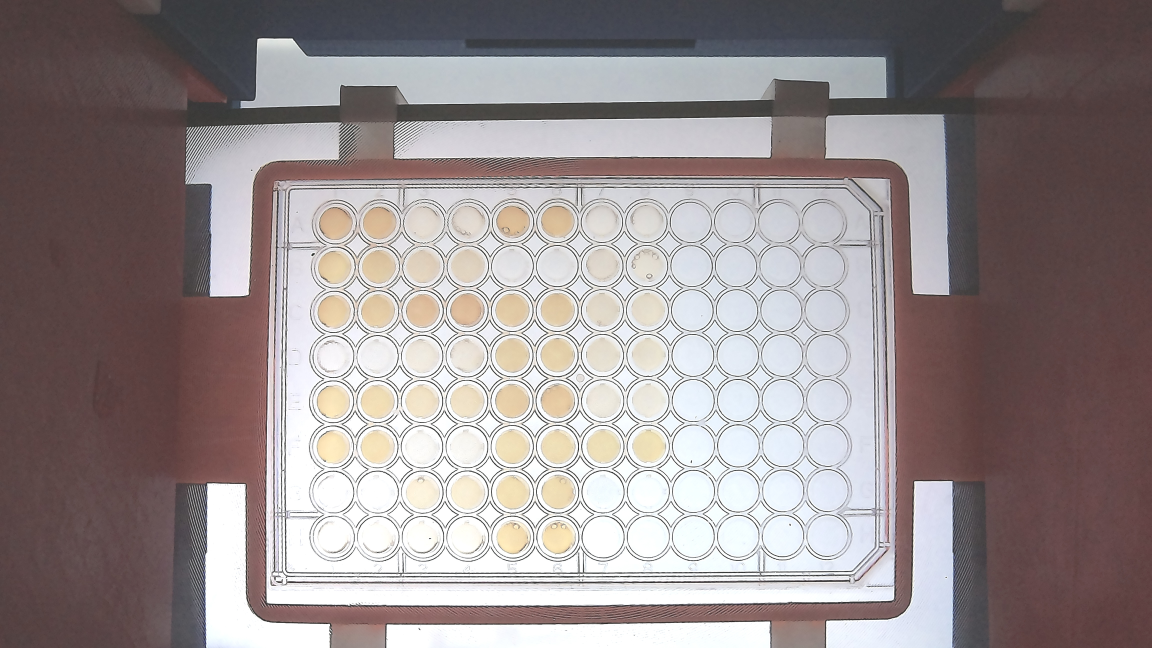
#> input picture EC_test.jpeg, 4608 x 2592 px (shown at 1/4 size)
$ python -i segmentations_utils.py   (imports and definitions only)
#> lines starting #> are read from the running program, lines starting #| are printed output that depends on the picture; after the words box and inside, x2 and y2 are one past the last pixel; in counts of white or black regions, pixels touching at a corner belong together
import numpy as np
import cv2
import os
from pathlib import Path
from PIL import Image
from pillow_heif import register_heif_opener
from scipy.cluster.hierarchy import linkage, fcluster

# Register HEIC opener for PIL
# This is necessary for handling HEIC images which are common in iPhone captures and not supported by OpenCV normally
# [1 line not run here, left out]

ROWS = 8
COLUMNS = 12

#remove outliers from the data using IQR method
def remove_outliers(data, m=1.5):
    Q1 = np.percentile(data, 25)
    Q3 = np.percentile(data, 75)
    IQR = Q3 - Q1
    lower_bound = Q1 - m * IQR
    upper_bound = Q3 + m * IQR
    return data[(data >= lower_bound) & (data <= upper_bound)]

def refine_grid(circles):
    circles = np.uint16(np.around(circles))[:, :]

    # Compute average radius
    radii = [circle[2] for circle in circles]
    average_radius = int(0.8 * sum(radii) / len(radii)) if radii else 0

    # Cluster to find 8 rows
    y_coords = circles[:, 1].reshape(-1, 1)
    Z_y = linkage(y_coords, method='ward')
    row_labels = fcluster(Z_y, ROWS, criterion='maxclust')

    # Compute row averages
    row_averages = []
    for label in sorted(np.unique(row_labels)):
        row_circles = circles[row_labels == label]

        # Remove outliers from average calculation
        filtered_rows = remove_outliers(row_circles[:, 1])
        if len(filtered_rows) > 0:
            avg_y = int(np.mean(filtered_rows))
            row_averages.append(avg_y)

    # Cluster to find 12 columns
    x_coords = circles[:, 0].reshape(-1, 1)
    Z_x = linkage(x_coords, method='ward')
    col_labels = fcluster(Z_x, COLUMNS, criterion='maxclust')

    # Compute column averages
    column_averages = []
    for label in sorted(np.unique(col_labels)):
        col_circles = circles[col_labels == label]

        # Remove outliers from average calculation
        filtered_cols = remove_outliers(col_circles[:, 0])
        if len(filtered_cols) > 0:
            avg_x = int(np.mean(filtered_cols))
            column_averages.append(avg_x)

    row_averages.sort()
    column_averages.sort()

    # Return average x and y for columns and rows and shrink average radius
    return row_averages, column_averages, int(average_radius)

def convert_heic_to_jpg(image_path):
    """
    Converts a HEIC image to JPEG format.

    Args:
        image_path (str): Path to the HEIC image.

    Returns:
        str: Path to the converted JPEG image.
    """
    heic_image = Image.open(image_path)
    jpeg_path = Path(image_path).with_suffix(".jpg")
    heic_image.save(jpeg_path, "JPEG")
    return str(jpeg_path)

# Linear transformation functions for RGB values in phone-captured images without backlighting (imaging box)
def adjust_red(red): return -1.5 * red + 390

def adjust_green(green): return 0.286 * green + 125.714

def adjust_blue(blue): return 1.111 * blue + 28.888

def adjust_lighting(image):
    """
    Adjusts lighting of phone-captured images using adjustment functions.

    Args:
        image (array): Image array.

    Returns:
        array: Adjusted image array.
    """
    image_rgb = cv2.cvtColor(image, cv2.COLOR_BGR2RGB)
    adjusted = image_rgb.copy()

    # Adjust RGB values of each pixel following linear transformations
    adjusted[:, :, 0] = np.vectorize(adjust_red)(image_rgb[:, :, 0])
    adjusted[:, :, 1] = np.vectorize(adjust_green)(image_rgb[:, :, 1])
    adjusted[:, :, 2] = np.vectorize(adjust_blue)(image_rgb[:, :, 2])
    adjusted_bgr = cv2.cvtColor(adjusted, cv2.COLOR_RGB2BGR)

    return adjusted_bgr

def segment_image(image_path, output_folder, isUpload=True):
    """
    Segments wells from the provided image and saves the segmented wells to the output folder.
    If the input image is in HEIC format, it is first converted to JPEG.

    Args:
        image_path (str): Path to the input image.
        output_folder (str): Path to save the segmented wells.

    Returns:
        List of file paths to the segmented well images.
    """
#> called with image_path = '../EC_test.jpeg', output_folder = 'out.png', isUpload = True
    image_path = Path(image_path)
    if image_path.suffix.lower() == ".heic":
        print(f"Converting HEIC image: {image_path}")
        image_path = Path(convert_heic_to_jpg(image_path))

    image = cv2.imread(str(image_path))
#> image is the input picture: shape (2592, 4608, 3); mean B, G, R 141.3, 140.7, 150.4
    if image is None:
        raise ValueError(f"Could not read the image at {image_path}")

    gray_image = cv2.cvtColor(image, cv2.COLOR_BGR2GRAY)
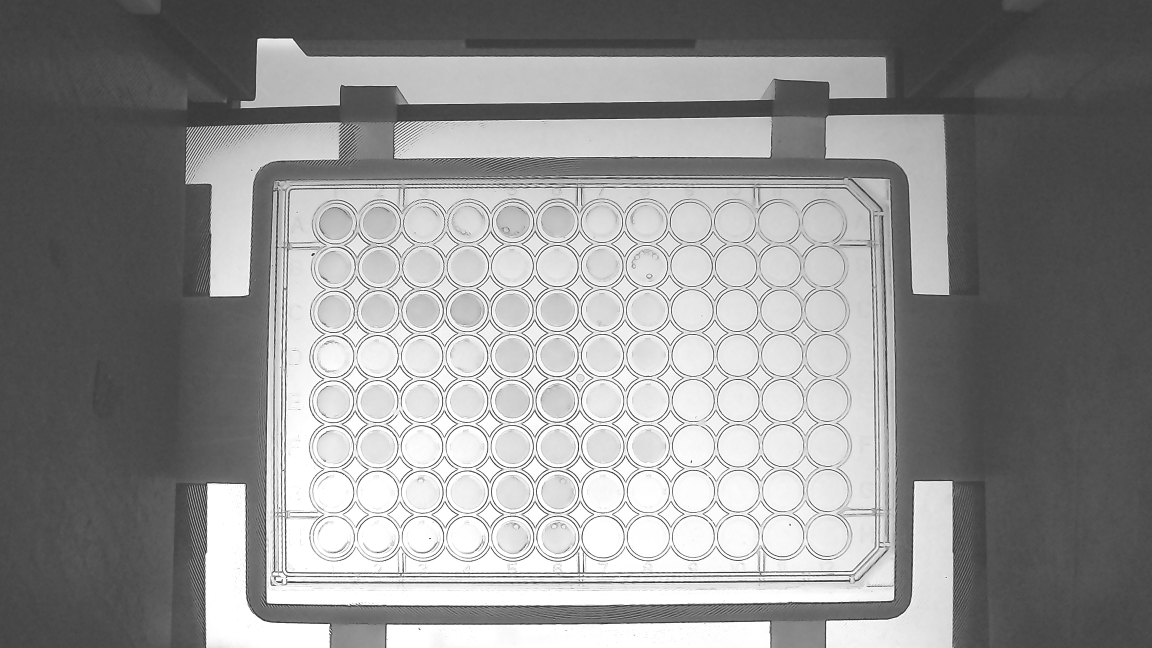
#> gray_image: shape (2592, 4608) (shown at 1/4 size); min 0, max 255, mean 143.7
    if not isUpload:
        image = adjust_lighting(image)

    # Use Hough Circle Transform to detect circles
    circles = cv2.HoughCircles(
        gray_image, cv2.HOUGH_GRADIENT, dp=1, minDist=140, param1=29, param2=29,
        minRadius=70, maxRadius=90
    )
#> circles = 102 rows, first 8: [2230.5, 1967.5, 86.1], [1867.5, 1786.5, 82.6], [2409.5, 1241.5, 81.7], [2591.5, 1602.5, 82.8], [2411.5, 1785.5, 82.8], [2592.5, 1784.5, 85.7], [2768.5, 1241.5, 81.7], [1509.5, 1425.5, 81.7]

    if circles is not None:
        # Format circles and group into rows in columns
        circles = np.uint16(np.around(circles))
#> circles = 102 rows, first 8: [2230, 1968, 86], [1868, 1786, 83], [2410, 1242, 82], [2592, 1602, 83], [2412, 1786, 83], [2592, 1784, 86], [2768, 1242, 82], [1510, 1426, 82]
        unique_circles = set((i[0], i[1], i[2]) for i in circles[0, :])
#> unique_circles = 102 items
        rows, columns, radius = refine_grid(list(unique_circles))
#> in refine_grid, `circles = np.uint16(np.around(circles))[:, :]`: circles = 102 rows, first 8: [2046, 1246, 82], [1870, 1420, 82], [2592, 1784, 86], [1690, 2146, 84], [2050, 1064, 85], [2410, 1242, 82], [1694, 1242, 82], [2590, 1064, 80]
#> in refine_grid, `radii = [circle[2] for circle in circles]`: radii = 102 values, max 89 at index 52, min 72 at index 75, mean 82.76
#> in refine_grid, `average_radius = int(0.8 * sum(radii) / len(radii)) if radii else 0`: average_radius = 66
#> in refine_grid, `y_coords = circles[:, 1].reshape(-1, 1)`: y_coords = 102 values, max 2392 at index 76, min 572 at index 77, mean 1483.4
#> in refine_grid, `Z_y = linkage(y_coords, method='ward')`: Z_y = 101 rows, first 6: [0, 87, 0, 2], [1, 41, 0, 2], [2, 83, 0, 2], [3, 16, 0, 2], [4, 7, 0, 2], [5, 6, 0, 2]
#> in refine_grid, `row_labels = fcluster(Z_y, ROWS, criterion='maxclust')`: row_labels = 102 values, max 8 at index 4, min 1 at index 9, mean 4.52
#> the loop in refine_grid, `for label in sorted(np.unique(row_labels)):` made 8 passes
#> (Q1 in remove_outliers, Q3 in remove_outliers, IQR in remove_outliers, lower_bound in remove_outliers, upper_bound in remove_outliers, filtered_rows, avg_y) on passes 6 to 7: (1420, 1422, 2, 1417, 1425, [1420, 1422, 1420, 1422, 1422, 1420, 1422, 1422, 1420, 1420], 1421), (1240, 1242, 2, 1237, 1245, [1242, 1242, 1240, 1242, 1240, 1242, 1242, 1240, 1240, 1242], 1241)
#> (Q1 in remove_outliers, Q3 in remove_outliers, IQR in remove_outliers, lower_bound in remove_outliers, upper_bound in remove_outliers, avg_y) on passes 1, 2, 3, 4, 5, 8: (1602, 1604, 2, 1599, 1607, 1603), (1783.5, 1786.5, 3, 1779, 1791, 1785), (1966, 1968, 2, 1963, 1971, 1967), (2146, 2148, 2, 2143, 2151, 2146), (816, 890, 74, 705, 1001, 864), (1064, 1069, 5, 1056.5, 1076.5, 1067)
#> after the loop in refine_grid, `for label in sorted(np.unique(row_labels)):`: row_averages = [1603, 1785, 1967, 2146, 864, 1421, 1241, 1067]
#> in refine_grid, `x_coords = circles[:, 0].reshape(-1, 1)`: x_coords = 102 values, max 3560 at index 76, min 1208 at index 27, mean 2313.6
#> in refine_grid, `Z_x = linkage(x_coords, method='ward')`: Z_x = 101 rows, first 6: [0, 67, 0, 2], [1, 13, 0, 2], [2, 51, 0, 2], [3, 61, 0, 2], [4, 16, 0, 2], [5, 28, 0, 2]
#> in refine_grid, `col_labels = fcluster(Z_x, COLUMNS, criterion='maxclust')`: col_labels = 102 values, max 12 at index 14, min 1 at index 1, mean 6.35
#> the loop in refine_grid, `for label in sorted(np.unique(col_labels)):` made 12 passes
#> (Q1 in remove_outliers, Q3 in remove_outliers, IQR in remove_outliers, lower_bound in remove_outliers, upper_bound in remove_outliers, filtered_cols, avg_x) on passes 1 to 7: (1869.5, 1870.5, 1, 1868, 1872, [1870, 1870, 1870, 1868, 1870, 1872], 1870), (2046, 2050, 4, 2040, 2056, [2046, 2050, 2050, 2050, 2048, 2048, 2048, 2046], 2048), (1332.5, 1337.5, 5, 1325, 1345, [1332, 1334, 1338, 1336, 1334, 1336, 1330], 1334), (1690, 1692, 2, 1687, 1695, [1690, 1694, 1688, 1688, 1690, 1690, 1690, 1692], 1690), (1509.5, 1514, 4.5, 1502.8, 1520.8, [1508, 1512, 1514, 1510, 1514, 1516, 1508, 1510], 1511), (3301, 3308, 7, 3290.5, 3318.5, [3304, 3300, 3300, 3308, 3292, 3308, 3306, 3308], 3303), (3123, 3130, 7, 3112.5, 3140.5, [3120, 3130, 3124, 3130, 3126, 3132, 3130], 3127)
#> after the loop in refine_grid, `for label in sorted(np.unique(col_labels)):`: column_averages = [1870, 2048, 1334, 1690, 1511, 3303, 3127, 2948, 2591, 2770, 2409, 2228]
#> rows = [864, 1067, 1241, 1421, 1603, 1785, 1967, 2146]; columns = [1334, 1511, 1690, 1870, 2048, 2228, 2409, 2591, 2770, 2948, 3127, 3303]; radius = 66

        row_index = 1
        column_index = 1
        for y in rows:
            for x in columns:
                # Create a mask with circle
                mask = np.zeros_like(image, dtype=np.uint8)
                cv2.circle(mask, (x, y), radius, (255, 255, 255), -1)
                masked_circle = cv2.bitwise_and(image, mask)

                # Crop into square
                x_min = max(x - radius, 0)
                x_max = min(x + radius, image.shape[1])
                y_min = max(y - radius, 0)
                y_max = min(y + radius, image.shape[0])
                cropped_circle = masked_circle[y_min:y_max, x_min:x_max]

                # Convert background (outside the circle) to transparent
                alpha_channel = cv2.cvtColor(cropped_circle, cv2.COLOR_BGR2GRAY)
                _, alpha_channel = cv2.threshold(alpha_channel, 1, 255, cv2.THRESH_BINARY)
                b, g, r = cv2.split(cropped_circle)
                circle_with_alpha = cv2.merge([b, g, r, alpha_channel])

                # Save the result following index-based naming convention
                output_path = os.path.join(output_folder, f"circle_{row_index}_{column_index}.png")
                cv2.imwrite(output_path, circle_with_alpha)
                column_index += 1

            row_index += 1
            column_index = 1
#> this loop made 8 passes
#> y on passes 1 to 8: 864, 1067, 1241, 1421, 1603, 1785, 1967, 2146
#> pass 1, in segment_image, `cv2.imwrite(output_path, circle_with_alpha)`:
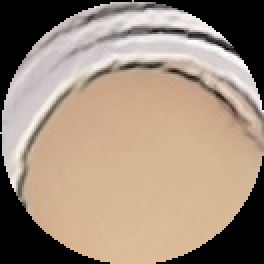
#> saved as circle_1_1.png: shape (132, 132, 4) (shown 2 times larger); mean B, G, R, A 123.7, 140.9, 160, 200.1
#> pass 1, in segment_image, `cv2.imwrite(output_path, circle_with_alpha)`:
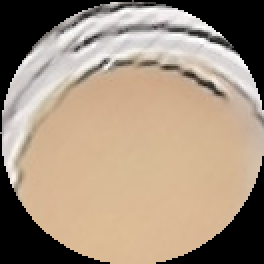
#> saved as circle_1_2.png: shape (132, 132, 4) (shown 2 times larger); mean B, G, R, A 125.7, 144.6, 162.7, 200.1
#> pass 1, in segment_image, `cv2.imwrite(output_path, circle_with_alpha)`:
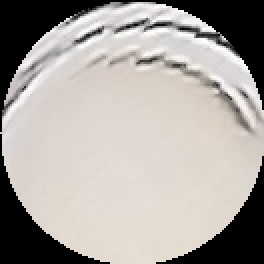
#> saved as circle_1_3.png: shape (132, 132, 4) (shown 2 times larger); mean B, G, R, A 159.2, 164.2, 169.6, 200.1
#> pass 1, in segment_image, `cv2.imwrite(output_path, circle_with_alpha)`:
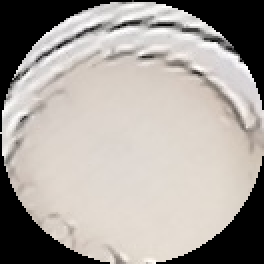
#> saved as circle_1_4.png: shape (132, 132, 4) (shown 2 times larger); mean B, G, R, A 156.8, 162.1, 168, 200.1
#> after the loop:
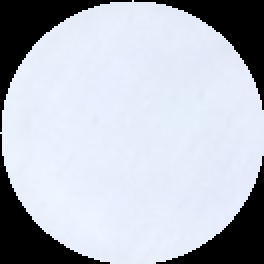
#> cropped_circle: shape (132, 132, 3) (shown 2 times larger); mean B, G, R 197.2, 186.7, 181.3
#> after the loop:
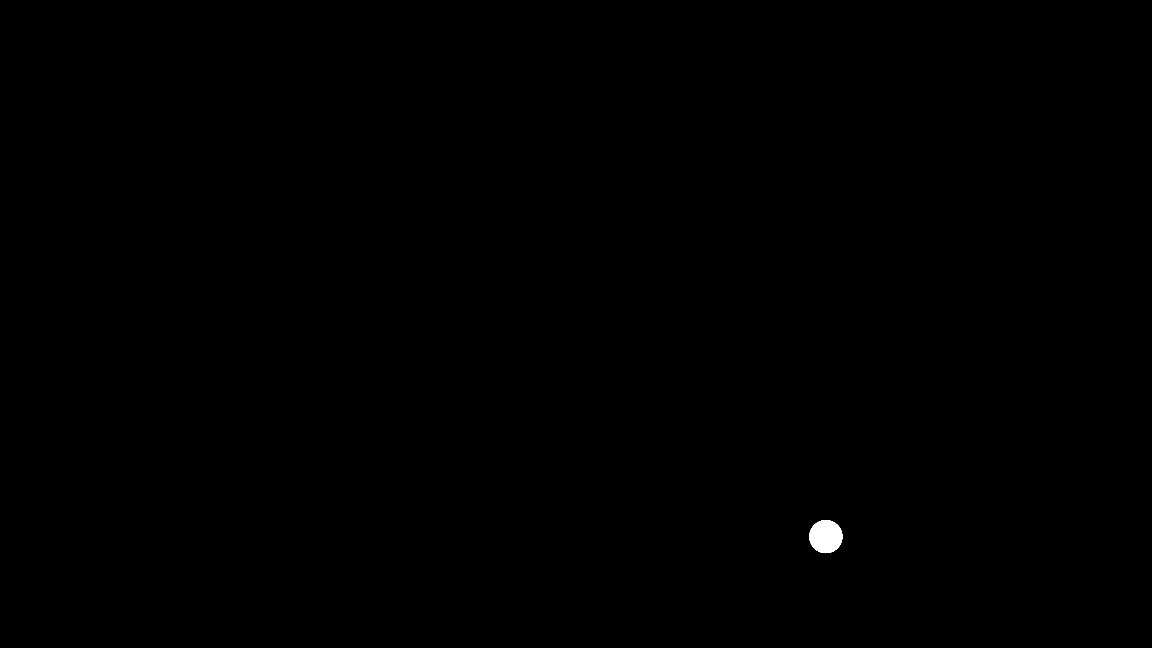
#> mask: shape (2592, 4608, 3) (shown at 1/4 size); 0.11% white; 1 white region, box (x1, y1, x2, y2) and area: (3237, 2080, 3370, 2213) 13673
#> after the loop, row_index = 9

    else:
        raise Exception("No circles detected")

    return rows, columns, radius

>>> result = segment_image('../EC_test.jpeg', 'out.png')
#> result = ([864, 1067, 1241, 1421, 1603, 1785, 1967, 2146], [1334, 1511, 1690, 1870, 2048, 2228, 2409, 2591, 2770, 2948, 3127, 3303], 66)
